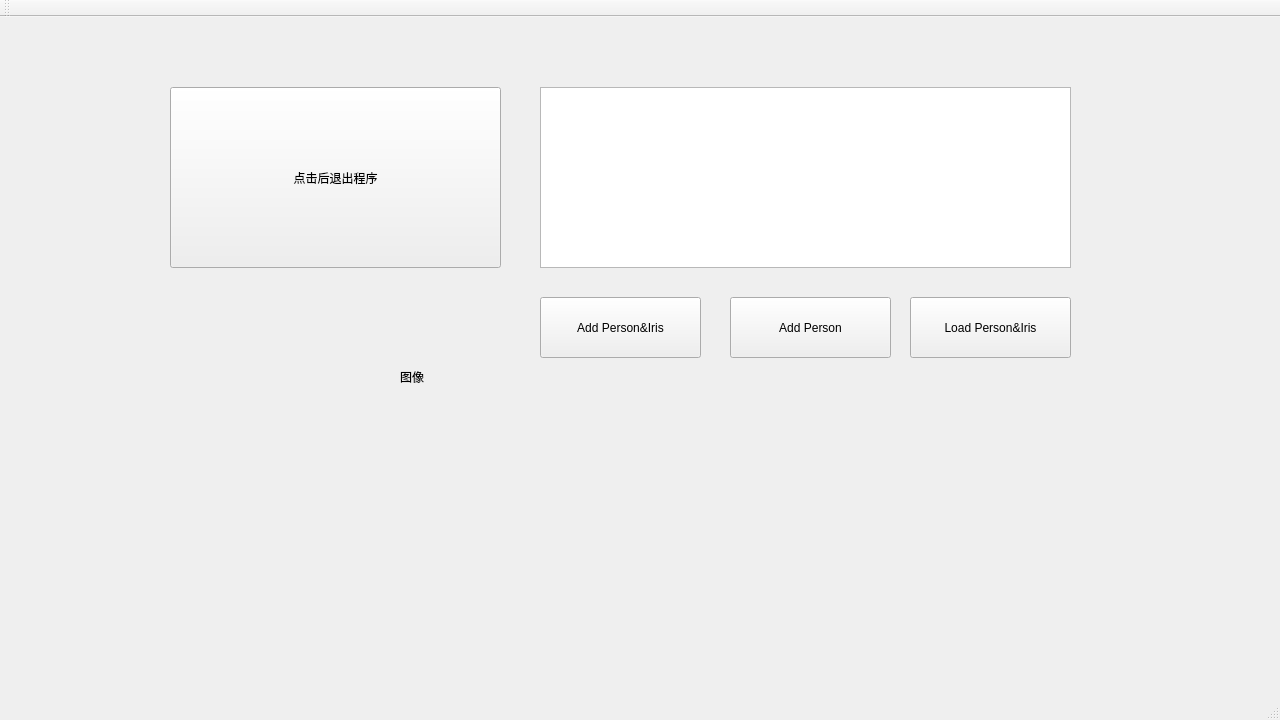
<?xml version="1.0" encoding="UTF-8"?>
<ui version="4.0">
 <class>MainWindow</class>
 <widget class="QMainWindow" name="MainWindow">
  <property name="geometry">
   <rect>
    <x>0</x>
    <y>0</y>
    <width>1280</width>
    <height>720</height>
   </rect>
  </property>
  <property name="windowTitle">
   <string>MainWindow</string>
  </property>
  <widget class="QWidget" name="centralWidget">
   <widget class="QLabel" name="LB_RGB">
    <property name="geometry">
     <rect>
      <x>400</x>
      <y>40</y>
      <width>480</width>
      <height>640</height>
     </rect>
    </property>
    <property name="text">
     <string>图像 </string>
    </property>
   </widget>
   <widget class="QStackedWidget" name="stackedWidget">
    <property name="geometry">
     <rect>
      <x>10</x>
      <y>0</y>
      <width>1280</width>
      <height>720</height>
     </rect>
    </property>
    <widget class="QWidget" name="PA_RGB">
     <widget class="QPushButton" name="PB_Tip">
      <property name="geometry">
       <rect>
        <x>160</x>
        <y>70</y>
        <width>331</width>
        <height>181</height>
       </rect>
      </property>
      <property name="text">
       <string>点击后退出程序</string>
      </property>
     </widget>
     <widget class="QTextEdit" name="textEdit">
      <property name="geometry">
       <rect>
        <x>530</x>
        <y>70</y>
        <width>531</width>
        <height>181</height>
       </rect>
      </property>
     </widget>
     <widget class="QPushButton" name="PB_addFeature">
      <property name="geometry">
       <rect>
        <x>530</x>
        <y>280</y>
        <width>161</width>
        <height>61</height>
       </rect>
      </property>
      <property name="text">
       <string>Add Person&amp;&amp;Iris</string>
      </property>
     </widget>
     <widget class="QPushButton" name="PB_addPerson">
      <property name="geometry">
       <rect>
        <x>720</x>
        <y>280</y>
        <width>161</width>
        <height>61</height>
       </rect>
      </property>
      <property name="text">
       <string>Add Person</string>
      </property>
     </widget>
     <widget class="QPushButton" name="PB_loadFeature">
      <property name="geometry">
       <rect>
        <x>900</x>
        <y>280</y>
        <width>161</width>
        <height>61</height>
       </rect>
      </property>
      <property name="text">
       <string>Load Person&amp;&amp;Iris</string>
      </property>
     </widget>
    </widget>
    <widget class="QWidget" name="PA_Screen">
     <widget class="QLabel" name="LB_Tip1">
      <property name="geometry">
       <rect>
        <x>100</x>
        <y>60</y>
        <width>491</width>
        <height>221</height>
       </rect>
      </property>
      <property name="text">
       <string>此页面是屏幕保护页面</string>
      </property>
     </widget>
    </widget>
    <widget class="QWidget" name="PA_Manage">
     <widget class="QLabel" name="LB_Tip2">
      <property name="geometry">
       <rect>
        <x>210</x>
        <y>90</y>
        <width>311</width>
        <height>101</height>
       </rect>
      </property>
      <property name="text">
       <string>此页面是管理页面</string>
      </property>
     </widget>
    </widget>
    <widget class="QWidget" name="PA_Login">
     <widget class="QLabel" name="LB_Tip4">
      <property name="geometry">
       <rect>
        <x>210</x>
        <y>110</y>
        <width>321</width>
        <height>141</height>
       </rect>
      </property>
      <property name="text">
       <string>这是密码用户登陆界面</string>
      </property>
     </widget>
    </widget>
    <widget class="QWidget" name="PA_Users">
     <widget class="QLabel" name="LB_Tip3">
      <property name="geometry">
       <rect>
        <x>210</x>
        <y>130</y>
        <width>391</width>
        <height>151</height>
       </rect>
      </property>
      <property name="text">
       <string>此页面是用户页面</string>
      </property>
     </widget>
    </widget>
    <widget class="QWidget" name="PA_Users_Search">
     <widget class="QLabel" name="LB_Tip6">
      <property name="geometry">
       <rect>
        <x>220</x>
        <y>120</y>
        <width>381</width>
        <height>151</height>
       </rect>
      </property>
      <property name="text">
       <string>用户搜索页面</string>
      </property>
     </widget>
    </widget>
    <widget class="QWidget" name="PA_Users_Add">
     <widget class="QLabel" name="LB_Tip7">
      <property name="geometry">
       <rect>
        <x>150</x>
        <y>90</y>
        <width>341</width>
        <height>191</height>
       </rect>
      </property>
      <property name="text">
       <string>用户新加页面</string>
      </property>
     </widget>
    </widget>
    <widget class="QWidget" name="PA_Users_AddMore">
     <widget class="QLabel" name="LB_Tip8">
      <property name="geometry">
       <rect>
        <x>130</x>
        <y>130</y>
        <width>381</width>
        <height>171</height>
       </rect>
      </property>
      <property name="text">
       <string>用户新加-----添加更多页面</string>
      </property>
     </widget>
    </widget>
    <widget class="QWidget" name="PA_Users_Info">
     <widget class="QLabel" name="LB_Tip9">
      <property name="geometry">
       <rect>
        <x>150</x>
        <y>120</y>
        <width>461</width>
        <height>201</height>
       </rect>
      </property>
      <property name="text">
       <string>用户详情页面</string>
      </property>
     </widget>
    </widget>
    <widget class="QWidget" name="PA_Settings">
     <widget class="QLabel" name="LB_Tip5">
      <property name="geometry">
       <rect>
        <x>250</x>
        <y>70</y>
        <width>391</width>
        <height>181</height>
       </rect>
      </property>
      <property name="text">
       <string>此页面是设置页面</string>
      </property>
     </widget>
    </widget>
    <widget class="QWidget" name="PA_S_Set">
     <widget class="QLabel" name="LB_Tip10">
      <property name="geometry">
       <rect>
        <x>270</x>
        <y>140</y>
        <width>371</width>
        <height>181</height>
       </rect>
      </property>
      <property name="text">
       <string>基本设置页面</string>
      </property>
     </widget>
    </widget>
    <widget class="QWidget" name="PA_S_ModifyTime">
     <widget class="QLabel" name="LB_Tip11">
      <property name="geometry">
       <rect>
        <x>230</x>
        <y>190</y>
        <width>351</width>
        <height>151</height>
       </rect>
      </property>
      <property name="text">
       <string>修改时间日期界面</string>
      </property>
     </widget>
    </widget>
    <widget class="QWidget" name="PA_S_SysInfo">
     <widget class="QLabel" name="LB_Tip12">
      <property name="geometry">
       <rect>
        <x>140</x>
        <y>180</y>
        <width>341</width>
        <height>131</height>
       </rect>
      </property>
      <property name="text">
       <string>系统信息</string>
      </property>
     </widget>
    </widget>
    <widget class="QWidget" name="PA_S_SysCap">
     <widget class="QLabel" name="LB_Tip13">
      <property name="geometry">
       <rect>
        <x>230</x>
        <y>210</y>
        <width>301</width>
        <height>111</height>
       </rect>
      </property>
      <property name="text">
       <string>系统容量</string>
      </property>
     </widget>
    </widget>
    <widget class="QWidget" name="PA_S_SysDevice">
     <widget class="QLabel" name="LB_Tip14">
      <property name="geometry">
       <rect>
        <x>160</x>
        <y>210</y>
        <width>331</width>
        <height>141</height>
       </rect>
      </property>
      <property name="text">
       <string>设备信息 </string>
      </property>
     </widget>
    </widget>
    <widget class="QWidget" name="PA_S_IO">
     <widget class="QLabel" name="LB_Tip15">
      <property name="geometry">
       <rect>
        <x>160</x>
        <y>200</y>
        <width>381</width>
        <height>161</height>
       </rect>
      </property>
      <property name="text">
       <string>I/O接口设置页面</string>
      </property>
     </widget>
    </widget>
    <widget class="QWidget" name="PA_S_Verify">
     <widget class="QLabel" name="LB_Tip16">
      <property name="geometry">
       <rect>
        <x>230</x>
        <y>240</y>
        <width>261</width>
        <height>121</height>
       </rect>
      </property>
      <property name="text">
       <string>验证识别设置界面</string>
      </property>
     </widget>
    </widget>
    <widget class="QWidget" name="PA_S_Net">
     <widget class="QLabel" name="LB_Tip17">
      <property name="geometry">
       <rect>
        <x>200</x>
        <y>140</y>
        <width>231</width>
        <height>131</height>
       </rect>
      </property>
      <property name="text">
       <string>通信网络设置界面</string>
      </property>
     </widget>
    </widget>
    <widget class="QWidget" name="PA_S_DataManage">
     <widget class="QLabel" name="LB_Tip18">
      <property name="geometry">
       <rect>
        <x>150</x>
        <y>280</y>
        <width>331</width>
        <height>161</height>
       </rect>
      </property>
      <property name="text">
       <string>数据管理界面</string>
      </property>
     </widget>
    </widget>
    <widget class="QWidget" name="PA_S_Init">
     <widget class="QLabel" name="LB_Tip19">
      <property name="geometry">
       <rect>
        <x>200</x>
        <y>320</y>
        <width>331</width>
        <height>141</height>
       </rect>
      </property>
      <property name="text">
       <string>初始化界面</string>
      </property>
     </widget>
    </widget>
   </widget>
  </widget>
  <widget class="QMenuBar" name="menuBar">
   <property name="geometry">
    <rect>
     <x>0</x>
     <y>0</y>
     <width>1280</width>
     <height>28</height>
    </rect>
   </property>
  </widget>
  <widget class="QToolBar" name="mainToolBar">
   <attribute name="toolBarArea">
    <enum>TopToolBarArea</enum>
   </attribute>
   <attribute name="toolBarBreak">
    <bool>false</bool>
   </attribute>
  </widget>
  <widget class="QStatusBar" name="statusBar"/>
 </widget>
 <layoutdefault spacing="6" margin="11"/>
 <resources/>
 <connections/>
</ui>
